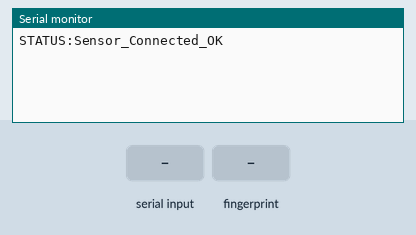
This sketch was run on a simulated Arduino Uno, built with avr-gcc and run on an emulated ATmega328P. On the bench: the last lines printed to the serial monitor. The test bench sets the inputs (shaded band).

Above: at 2.2 s.
2.3 s: "ENROLL:\n" received over Serial
At 2.7 s:
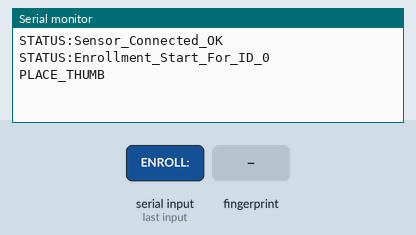
3.8 s: finger stored as number 1 placed on the sensor
At 5.0 s:
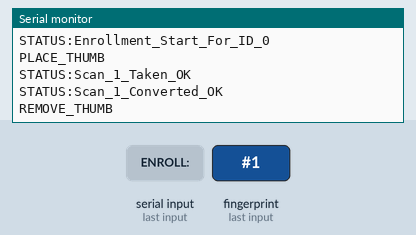
7.5 s: finger stored as number 1 placed on the sensor
At 8.3 s:
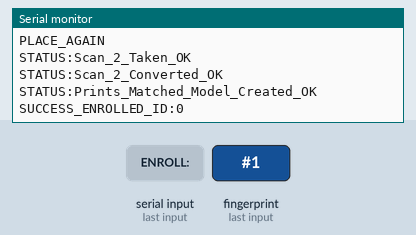
9.2 s: "CHECK\n" received over Serial
At 10.2 s:
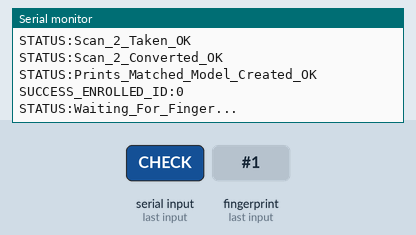
10.7 s: finger stored as number 1 placed on the sensor
At 11.6 s:
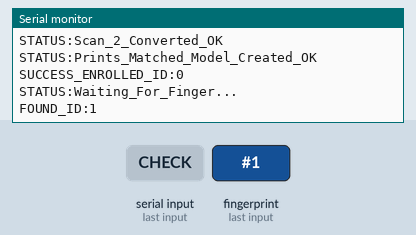
12.5 s: "VERIFY:\n" received over Serial
At 13.7 s:
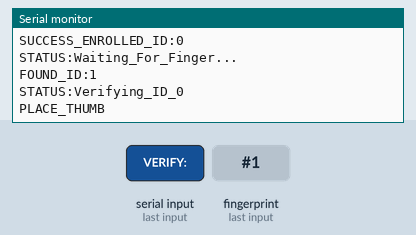

Measured:
- after the input at 2.3 s, the serial monitor: prints a new line at once (image 1)
- after the input at 3.8 s, the serial monitor: prints a new line at once (image 2)
- after the input at 7.5 s, the serial monitor: prints a new line at once (image 3)
- after the input at 9.2 s, the serial monitor: prints a new line at once (image 4)
- after the input at 10.7 s, the serial monitor: prints a new line after 0.31 s (image 5)
- after the input at 12.5 s, the serial monitor: prints a new line at once (image 6)

The sketch:

fingerprint_arduino.ino
```cpp
#include <Adafruit_Fingerprint.h>
#include <SoftwareSerial.h>

// Pin 2 is RX, Pin 3 is TX
SoftwareSerial mySerial(2, 3);
Adafruit_Fingerprint finger = Adafruit_Fingerprint(&mySerial);

void setup() {
  Serial.begin(9600);
  while (!Serial);  // Wait for serial to connect

  finger.begin(57600);

  // --- CHECK 1: Sensor Connection ---
  if (finger.verifyPassword()) {
    Serial.println("STATUS:Sensor_Connected_OK");
  } else {
    Serial.println("ERROR:Sensor_Not_Found_Check_Wiring");
    while (1) { delay(1); } // Halt loop if sensor is missing
  }
}

void loop() {
  if (Serial.available() > 0) {
    String command = Serial.readStringUntil('\n');
    command.trim();

    // COMMAND: ENROLL
    if (command.startsWith("ENROLL:")) {
      int id = command.substring(7).toInt();
      handleEnrollment(id);
    }
    // COMMAND: CHECK (General Verification)
    else if (command == "CHECK") {
      handleVerification();
    }
    // COMMAND: VERIFY:ID (Verify specific ID)
    else if (command.startsWith("VERIFY:")) {
      int expectedID = command.substring(7).toInt();
      handleSpecificVerification(expectedID);
    }
  }
}

// --- ORIGINAL: General Verification ---
void handleVerification() {
  Serial.println("STATUS:Waiting_For_Finger...");
  uint8_t p = FINGERPRINT_NOFINGER;

  // Loop for ~5 seconds (50 * 100ms) to wait for a finger
  for (int i = 0; i < 50; i++) {
    p = finger.getImage();
    if (p == FINGERPRINT_OK) {
      break;
    }
    delay(100);
  }

  if (p != FINGERPRINT_OK) {
    Serial.println("STATUS:No_Finger_Detected_Timeout");
    return;
  }

  p = finger.image2Tz();
  if (p != FINGERPRINT_OK) {
    Serial.println("ERROR:Image_Too_Messy");
    return;
  }

  p = finger.fingerFastSearch();
  if (p == FINGERPRINT_OK) {
    Serial.print("FOUND_ID:");
    Serial.println(finger.fingerID);
  } else {
    Serial.println("STATUS:No_Match_In_Database");
  }
}

// --- NEW: Verify Specific ID ---
void handleSpecificVerification(int expectedID) {
  Serial.print("STATUS:Verifying_ID_");
  Serial.println(expectedID);

  uint8_t p = FINGERPRINT_NOFINGER;

  Serial.println("PLACE_THUMB");

  // Loop for ~10 seconds to wait for a finger
  for (int i = 0; i < 100; i++) {
    p = finger.getImage();
    if (p == FINGERPRINT_OK) {
      break;
    }
    delay(100);
  }

  if (p != FINGERPRINT_OK) {
    Serial.println("ERROR:No_Finger_Detected_Timeout");
    return;
  }

  Serial.println("VERIFYING");

  p = finger.image2Tz();
  if (p != FINGERPRINT_OK) {
    Serial.println("ERROR:Image_Too_Messy");
    return;
  }

  p = finger.fingerFastSearch();

  if (p == FINGERPRINT_OK) {
    if (finger.fingerID == expectedID) {
      Serial.print("SUCCESS_VERIFIED:");
      Serial.println(finger.fingerID);
    } else {
      Serial.print("NOT_MATCH:Expected_");
      Serial.print(expectedID);
      Serial.print("_Got_");
      Serial.println(finger.fingerID);
    }
  } else {
    Serial.println("FAILED:No_Match_In_Database");
  }
}

// --- ORIGINAL: Enrollment ---
void handleEnrollment(int id) {
  int p = -1;
  Serial.print("STATUS:Enrollment_Start_For_ID_");
  Serial.println(id);

  // --- STEP 1: FIRST SCAN ---
  Serial.println("PLACE_THUMB");
  while (p != FINGERPRINT_OK) {
    p = finger.getImage();
    if (p == FINGERPRINT_NOFINGER) {
       // Loop until finger is placed
    } else if (p != FINGERPRINT_OK) {
       Serial.println("ERROR:Image_Error_In_Scan_1");
    }
  }
  Serial.println("STATUS:Scan_1_Taken_OK");

  p = finger.image2Tz(1);
  if (p != FINGERPRINT_OK) {
    Serial.println("ERROR:Image_1_Conversion_Failed");
    return;
  }
  Serial.println("STATUS:Scan_1_Converted_OK");

  Serial.println("REMOVE_THUMB");
  delay(2000);

  p = 0;
  while (p != FINGERPRINT_NOFINGER) {
    p = finger.getImage();
  }
  Serial.println("STATUS:Thumb_Removed_OK");

  // --- STEP 2: SECOND SCAN ---
  Serial.println("PLACE_AGAIN");
  p = -1;
  while (p != FINGERPRINT_OK) {
    p = finger.getImage();
  }
  Serial.println("STATUS:Scan_2_Taken_OK");

  p = finger.image2Tz(2);
  if (p != FINGERPRINT_OK) {
    Serial.println("ERROR:Image_2_Conversion_Failed");
    return;
  }
  Serial.println("STATUS:Scan_2_Converted_OK");

  // --- STEP 3: CREATE MODEL ---
  p = finger.createModel();
  if (p == FINGERPRINT_OK) {
    Serial.println("STATUS:Prints_Matched_Model_Created_OK");
  } else {
    Serial.println("ERROR:Prints_Did_Not_Match");
    return;
  }

  // --- STEP 4: SAVE TO MEMORY ---
  p = finger.storeModel(id);
  if (p == FINGERPRINT_OK) {
    Serial.print("SUCCESS_ENROLLED_ID:");
    Serial.println(id);
  } else {
    Serial.println("ERROR:Memory_Write_Failed");
  }
}
```
